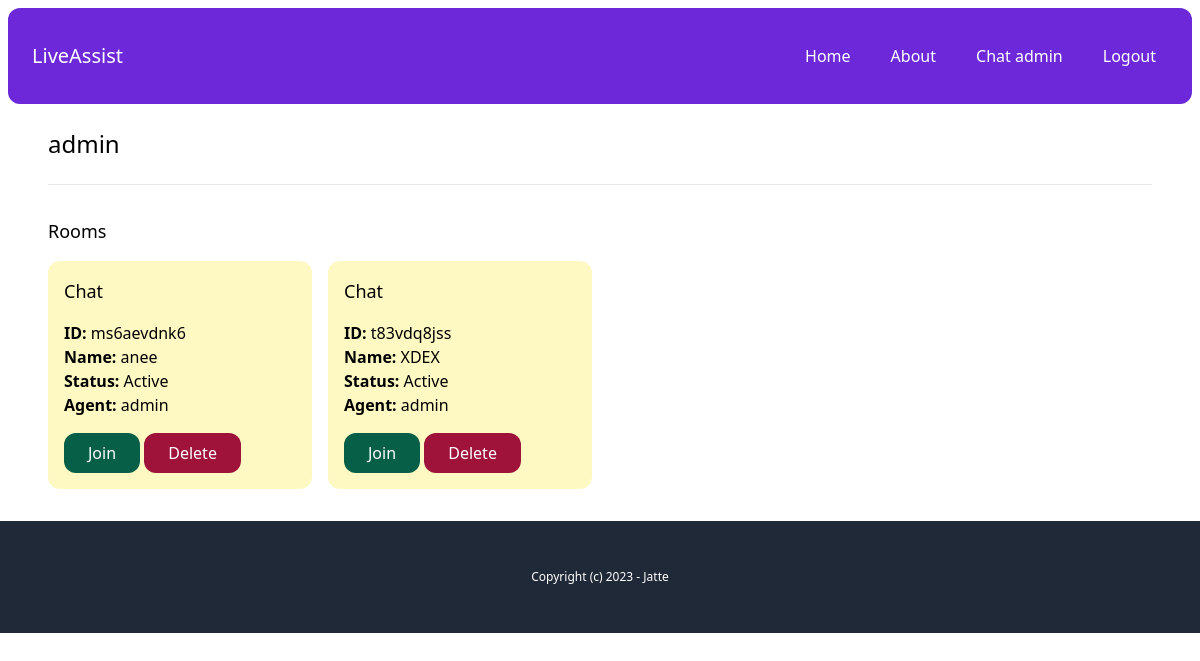
The app's page /chat-admin/users/4635aa52-716f-4854-8d1c-207786e9f869/ (signed in) with its own data.
### account/models.py (models this page shows)
class User(AbstractBaseUser, PermissionsMixin):
    AGENT = 'agent'
    MANAGER = 'manager'
    ROLES_CHOICES = (
        (AGENT, 'Agent'),
        (MANAGER, 'Manager'),
    )
    id = models.UUIDField(primary_key=True, default=uuid.uuid4, editable=False)
    email = models.EmailField(unique=True)
    name = models.CharField(max_length=255, blank=True, default='')
    role = models.CharField(max_length=20, choices=ROLES_CHOICES, default=AGENT)
    is_active = models.BooleanField(default=True)
    is_superuser = models.BooleanField(default=False)
    is_staff = models.BooleanField(default=False)
    date_joined = models.DateTimeField(default=timezone.now)
    last_login = models.DateTimeField(blank=True, null=True)
    objects = CustomUserManager()
    USERNAME_FIELD = 'email'
    EMAIL_FIELD = 'email'
    REQUIRED_FIELDS = ['name']

### chat/models.py (models this page shows, shortened)
class Room(models.Model):
    WAITING = 'waiting'
    ACTIVE = 'active'
    CLOSED = 'closed'
    CHOICES_STATUS = (
        (WAITING , 'Waiting'),
    (ACTIVE , 'Active'),
    (CLOSED , 'Closed'))
    uuid = models.CharField(max_length=255)
    client = models.CharField(max_length=255)
    agent = models.ForeignKey(User,related_name='rooms',blank = True,null = True,on_delete = models.SET_NULL)
    messages = models.ManyToManyField(Message,blank=True)
    url = models.CharField(max_length=255,blank=True,null= True)
    status = models.CharField(max_length = 20,choices=CHOICES_STATUS,default = WAITING )
    created_at = models.DateTimeField(auto_now_add = True)
    class Meta:
        ordering = ('-created_at',)

### chat/views.py (the view)
# urls.py: path("chat-admin/users/<uuid:uuid>/", views.user_detail, name="user_detail"),
@login_required
def user_detail(request,uuid):
    user = User.objects.get(pk =uuid)
    rooms = user.rooms.all()
    return render(request,'chat/user_detail.html',{
        'user': user,
        'rooms':rooms
    })

### chat/templates/chat/user_detail.html
{% extends "core/base.html" %}
{% block content %}
<h1 class = "mb-6 text-2xl" > {{ user.name }}</h1>
<hr class = 'my-6' >
<div class = "mt-8" >
    <h2 class = "mb-4 text-lg" >Rooms</h2>
    {% include "chat/partials/room_list.html" %}
</div>
{% endblock content %}

### chat/templates/chat/partials/room_list.html
<div class = "grid grid-cols-4 gap-4">
    {% for room in rooms %}
    <div class="p-4 rounded-xl {% if room.status == 'waiting' %}bg-emerald-100 {% elif room.status == 'active' %}bg-yellow-100 {% else %}bg-gray-100{% endif %}" >
        <h3 class = "mb-4 text-lg" >Chat</h3>
        <p>
            <b>ID: </b>{{room.uuid}}<br>
            <b>Name: </b>{{room.client}}<br>
            <b>Status: </b>{{room.get_status_display}}<br>
            <b>Agent: </b>{% firstof room.agent.name 'None yet...' %}<br>
        </p>
        <a href="{% url "chat:room" room.uuid  %}" class = "mt-4 inline-block py-2 px-6 bg-emerald-800 hover:bg-emerald-600 text-white rounded-xl">Join</a>
        <a href="{% url "chat:delete_room" room.uuid  %}" class = "mt-4 inline-block py-2 px-6 bg-rose-800 hover:bg-rose-600 text-white rounded-xl">Delete</a>
    </div>
    {% endfor %}
</div>

### records on screen
User: name "admin"
Room: uuid "ms6aevdnk6", client "anee", status "Active", agent.name "admin"
Room: uuid "t83vdq8jss", client "XDEX", status "Active", agent.name "admin"
